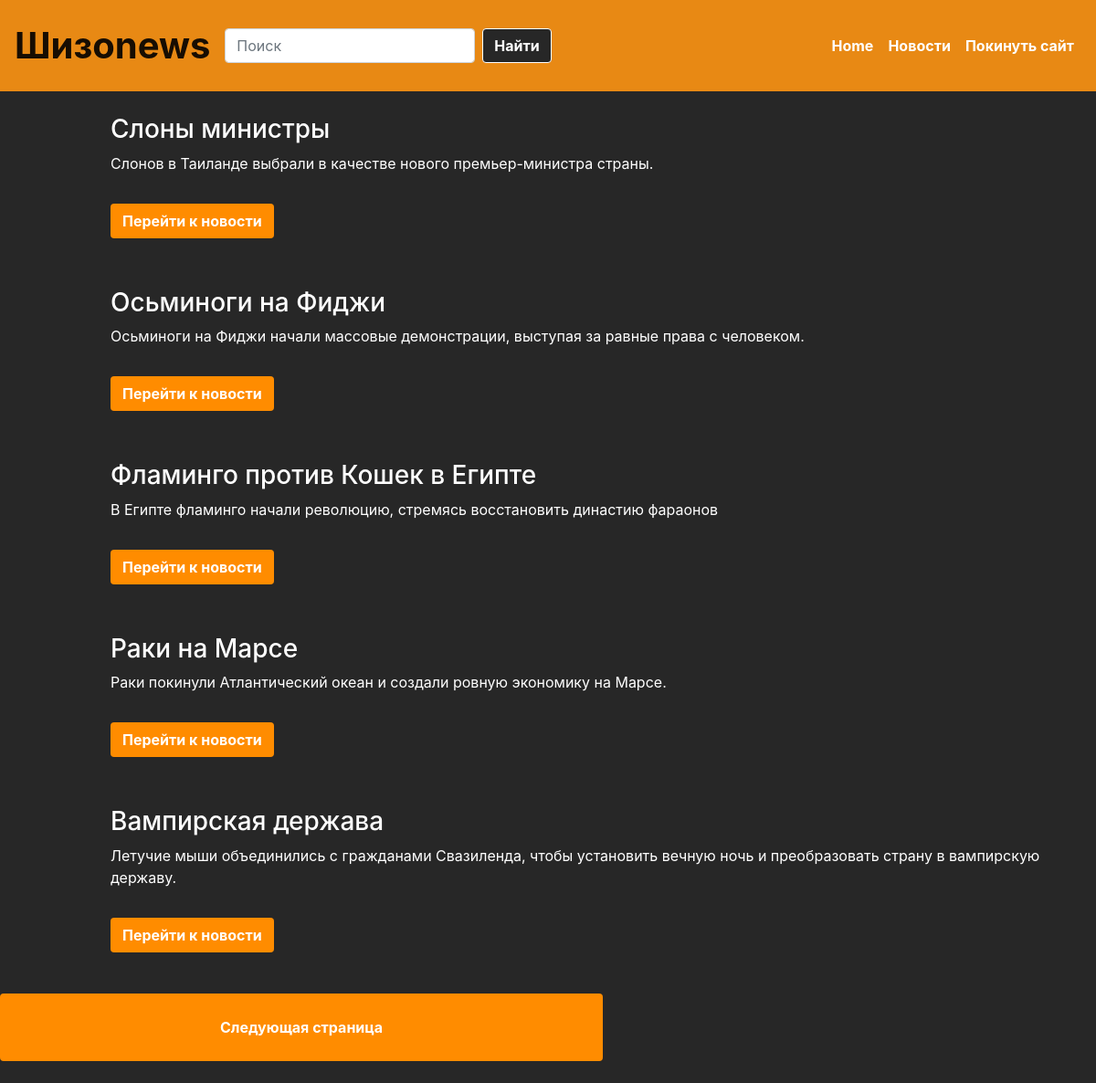
Before: /news/ with the older database file.
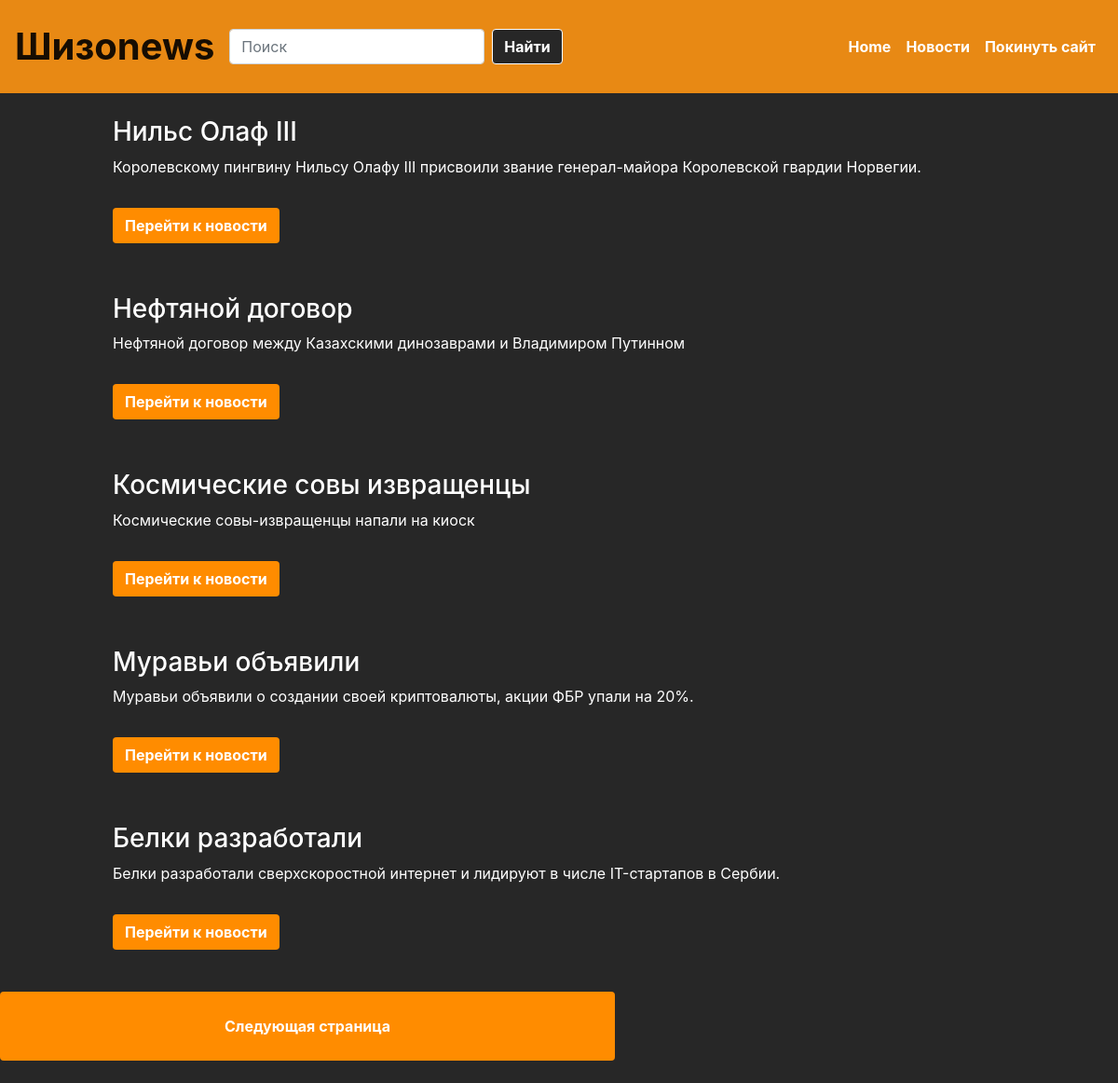
After: the same page with the newer database file.
### news/models.py (models this page shows, shortened)
class Articles(models.Model):
    title = models.CharField("Название", max_length=50)
    anons = models.CharField("Анонс", max_length=250)
    full_text = models.TextField('Статья')
    date = models.DateTimeField('Дата публикации')
    class Meta:
        verbose_name = 'Новость'
        verbose_name_plural = "Новости"

### news/views.py (the view)
# urls.py: path('news/', include('news.urls'))
def news(request):
    news_list = Articles.objects.all().order_by('-date')
    paginator = Paginator(news_list, 5)
    page_number = request.GET.get('page')
    page_obj = paginator.get_page(page_number)
    return render(request, 'news/news.html', {'page_obj': page_obj})

### news/templates/news/news.html (shortened to what this page needs)
{% extends 'main/sample.html' %}
{% load static%}
{% block content %}
    {% if page_obj %}
        {% for el in page_obj %}
            <div class='alert'>
               <h3>{{ el.title}}</h3>
               <p>{{el.anons}}</p>
               <div>
                  <button class="btn mt-3" style="background-color: darkorange; color: white;" onclick="location.href='{% url 'news-detail' el.id %}';">Перейти к новости</button>
               </div>
            </div>
        {% endfor %}
        {% if page_obj.has_next %}
          <button class="btn mt-3" style="background-color: darkorange; color: white; padding-left: 20%;padding-right: 20%;padding-top: 2%;padding-bottom: 2%;" onclick="location.href='?page={{ page_obj.next_page_number }}';">Следующая страница</button>
        {% endif %}
        {% else %}
            <p>Новостей пока нет:(</p>
    {% endif %}
<br><br>
{% endblock %}

Changed rows visible on the page:
no longer on this page (row unchanged): Articles: title "Слоны министры", anons "Слонов в Таиланде выбрали в качестве нового премьер-министра страны."
no longer on this page (row unchanged): Articles: title "Осьминоги на Фиджи", anons "Осьминоги на Фиджи начали массовые демонстрации, выступая за равные права с человеком."
no longer on this page (row unchanged): Articles: title "Фламинго против Кошек в Египте", anons "В Египте фламинго начали революцию, стремясь восстановить династию фараонов"
no longer on this page (row edited): Articles: title "Раки на Марсе", anons "Раки покинули Атлантический океан и создали ровную экономику на Марсе."
no longer on this page (row unchanged): Articles: title "Вампирская держава", anons "Летучие мыши объединились с гражданами Свазиленда, чтобы установить вечную ночь и преобразовать страну в вампирскую державу."
added Articles: title "Нильс Олаф III", anons "Королевскому пингвину Нильсу Олафу III присвоили звание генерал-майора Королевской гвардии Норвегии."
added Articles: title "Нефтяной договор", anons "Нефтяной договор между Казахскими динозаврами и Владимиром Путинном"
added Articles: title "Космические совы извращенцы", anons "Космические совы-извращенцы напали на киоск"
added Articles: title "Муравьи объявили", anons "Муравьи объявили о создании своей криптовалюты, акции ФБР упали на 20%."
added Articles: title "Белки разработали", anons "Белки разработали сверхскоростной интернет и лидируют в числе IT-стартапов в Сербии."
